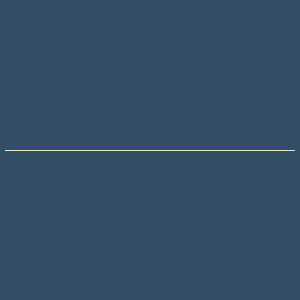

Generate this figure with Python:
#!/usr/bin/env python

# Render a line segment using vtkLineSource. The source produces a single
# line between two points, defaulting to (-0.5, 0, 0) and (0.5, 0, 0).

# Factory overrides: importing these modules registers the OpenGL rendering
# and interaction style implementations for vtkRenderingCore factory classes.
import vtkmodules.vtkInteractionStyle  # noqa: F401
import vtkmodules.vtkRenderingOpenGL2  # noqa: F401
# VTK pipeline classes used in this example
from vtkmodules.vtkFiltersSources import vtkLineSource
from vtkmodules.vtkRenderingCore import (
    vtkActor,
    vtkPolyDataMapper,
    vtkRenderWindow,
    vtkRenderWindowInteractor,
    vtkRenderer,
)

# Colors (normalized RGB)
peach_puff_rgb = (1.0, 0.855, 0.725)
dark_blue_background_rgb = (0.2, 0.302, 0.4)

# Source: generate line geometry
source = vtkLineSource()

# Mapper: map poly data to graphics primitives
mapper = vtkPolyDataMapper()
mapper.SetInputConnection(source.GetOutputPort())

# Actor: assign visual properties
actor = vtkActor()
actor.SetMapper(mapper)
actor.GetProperty().SetColor(peach_puff_rgb)

# Renderer: assemble the scene
renderer = vtkRenderer()
renderer.AddActor(actor)
renderer.SetBackground(dark_blue_background_rgb)

# Window: display the rendered scene
render_window = vtkRenderWindow()
render_window.AddRenderer(renderer)
render_window.SetWindowName("geometric object line")
render_window.SetMultiSamples(0)
render_window.SetSize(300, 300)

# Interactor: handle mouse and keyboard events
render_window_interactor = vtkRenderWindowInteractor()
render_window_interactor.SetRenderWindow(render_window)

# Scene: configure the camera
renderer.ResetCamera()

# Start: launch the interactive visualization
render_window_interactor.Initialize()
render_window_interactor.Start()
